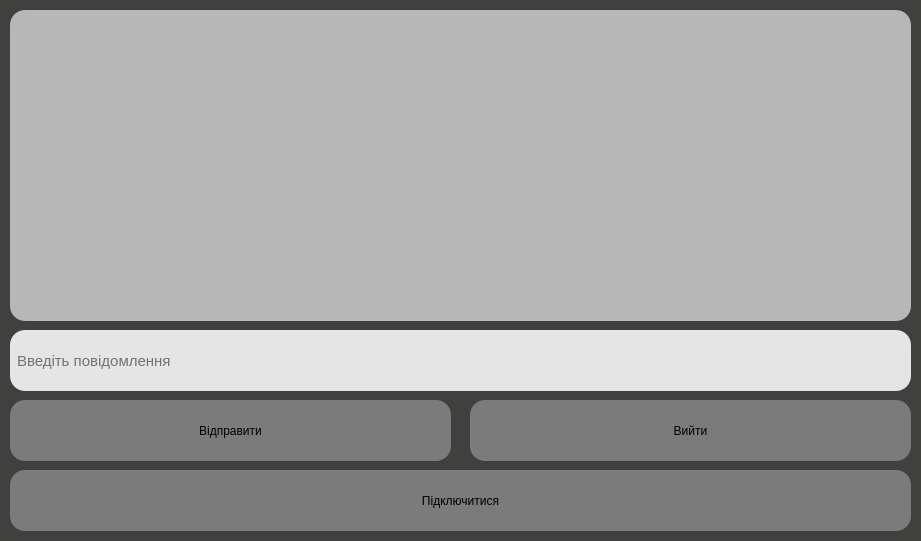
<?xml version="1.0" encoding="UTF-8"?>
<ui version="4.0">
 <class>MainWindow</class>
 <widget class="QMainWindow" name="MainWindow">
  <property name="geometry">
   <rect>
    <x>0</x>
    <y>0</y>
    <width>921</width>
    <height>541</height>
   </rect>
  </property>
  <property name="minimumSize">
   <size>
    <width>0</width>
    <height>0</height>
   </size>
  </property>
  <property name="windowTitle">
   <string>AChat</string>
  </property>
  <property name="windowOpacity">
   <double>1.000000000000000</double>
  </property>
  <property name="styleSheet">
   <string notr="true">background-color: rgb(64, 65, 62);</string>
  </property>
  <widget class="QWidget" name="centralwidget">
   <widget class="QListWidget" name="messages">
    <property name="geometry">
     <rect>
      <x>10</x>
      <y>10</y>
      <width>901</width>
      <height>311</height>
     </rect>
    </property>
    <property name="cursor" stdset="0">
     <cursorShape>IBeamCursor</cursorShape>
    </property>
    <property name="styleSheet">
     <string notr="true">background-color: rgb(183, 183, 183);
border-radius: 15px;</string>
    </property>
   </widget>
   <widget class="QPushButton" name="send_message">
    <property name="geometry">
     <rect>
      <x>10</x>
      <y>400</y>
      <width>441</width>
      <height>61</height>
     </rect>
    </property>
    <property name="cursor">
     <cursorShape>PointingHandCursor</cursorShape>
    </property>
    <property name="styleSheet">
     <string notr="true">QPushButton {
	background-color: rgb(123, 123, 123);
	border-radius: 15px;
}
QPushButton:hover {
	background-color: rgb(108, 108, 108);
}</string>
    </property>
    <property name="text">
     <string>Відправити</string>
    </property>
   </widget>
   <widget class="QPushButton" name="connect_to_server">
    <property name="geometry">
     <rect>
      <x>10</x>
      <y>470</y>
      <width>901</width>
      <height>61</height>
     </rect>
    </property>
    <property name="cursor">
     <cursorShape>PointingHandCursor</cursorShape>
    </property>
    <property name="styleSheet">
     <string notr="true">QPushButton {
	background-color: rgb(123, 123, 123);
	border-radius: 15px;
}
QPushButton:hover {
	background-color: rgb(108, 108, 108);
}</string>
    </property>
    <property name="text">
     <string>Підключитися</string>
    </property>
   </widget>
   <widget class="QPushButton" name="exit">
    <property name="geometry">
     <rect>
      <x>470</x>
      <y>400</y>
      <width>441</width>
      <height>61</height>
     </rect>
    </property>
    <property name="cursor">
     <cursorShape>PointingHandCursor</cursorShape>
    </property>
    <property name="styleSheet">
     <string notr="true">QPushButton {
	background-color: rgb(123, 123, 123);
	border-radius: 15px;
}
QPushButton:hover {
	background-color: rgb(108, 108, 108);
}</string>
    </property>
    <property name="text">
     <string>Вийти</string>
    </property>
   </widget>
   <widget class="QLineEdit" name="message">
    <property name="geometry">
     <rect>
      <x>10</x>
      <y>330</y>
      <width>901</width>
      <height>61</height>
     </rect>
    </property>
    <property name="styleSheet">
     <string notr="true">background-color: rgb(229, 229, 229);
border-radius: 15px;
padding-left: 5px;
font-size: 15px</string>
    </property>
    <property name="placeholderText">
     <string>Введіть повідомлення</string>
    </property>
   </widget>
  </widget>
 </widget>
 <resources/>
 <connections/>
</ui>
